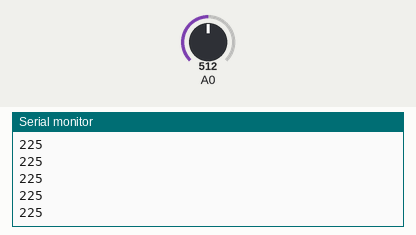
The sketch below on a simulated Arduino Uno, built with avr-gcc and run on an emulated ATmega328P. Parts: the last lines printed to the serial monitor. Inputs (shaded band) come from the test bench; at power-on: A0 = 512.

Above: at 1.2 s.
1.3 s: A0 set to 716
At 1.8 s:
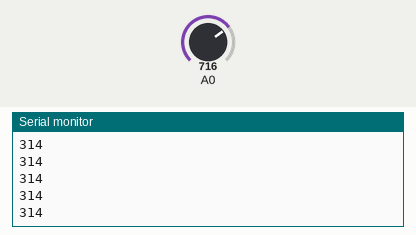
2.8 s: A0 set to 900
At 3.5 s:
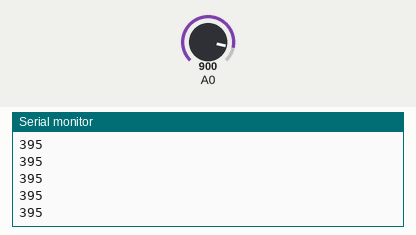
Timing chart, 0 to 5.8 s (numbered marks = the images above; inputs shaded):
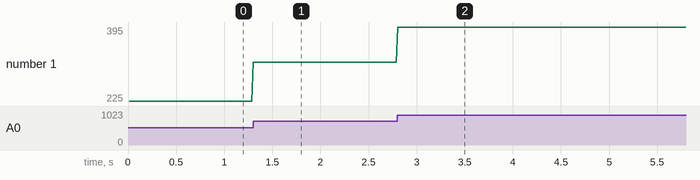

The sketch:

testserial.ino
```cpp
void setup() {
  Serial.begin(9600);
  Serial.println("Inicio ok");
}

void loop() {
  // Le valor do pino analógico
  int valorSensor = analogRead(A0);
  int pos = map(valorSensor,0,1023,0,450);
  Serial.flush();
  Serial.println(pos);
  delay(16);
}
```

Measured:
- after the input at 1.3 s, the serial monitor: prints a new line at once (image 1)
- after the input at 2.8 s, the serial monitor: prints a new line at once (image 2)
- plotted number 1: 225 → 314 after the input at 1.3 s, 314 → 395 after the input at 2.8 s
